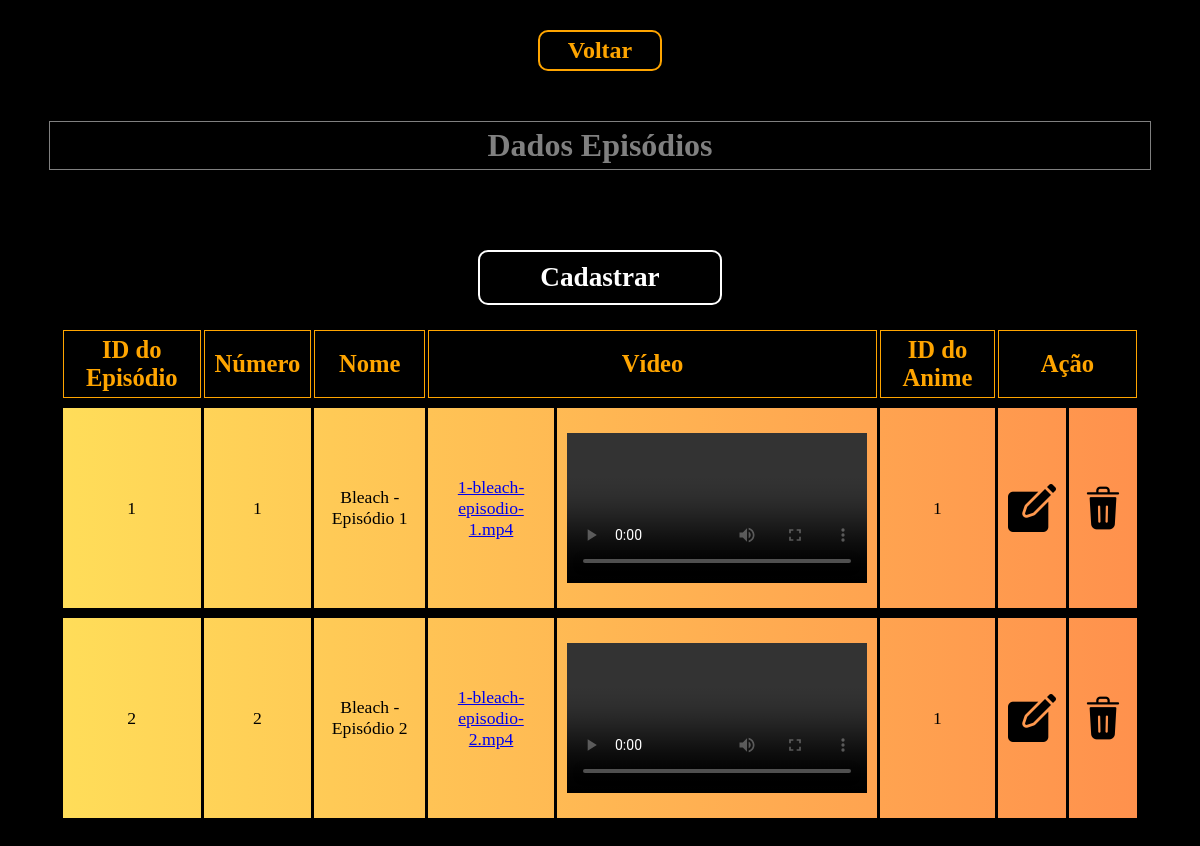
The page /controller/controller_episodios/listar_episodios.php?id_anime=1 (signed in) on the database its author committed.
### tables this page shows
CREATE TABLE `episodio` (
  `id_episodio` int NOT NULL AUTO_INCREMENT,
  `id_numero_episodio` int NOT NULL,
  `nome_episodio` varchar(100) NOT NULL,
  `video_url_episodio` text NOT NULL,
  `id_anime` int NOT NULL,
  PRIMARY KEY (`id_episodio`),
  KEY `fk_id_anime_idx` (`id_anime`)
);

### controller/controller_episodios/listar_episodios.php (the view, shortened to what this page needs)
<?php
    include "../../model/conectar.php";
    $id_anime = $_GET["id_anime"];
    $result_episodio = ("SELECT * FROM episodio WHERE id_anime = $id_anime");
    $resultado_episodio = mysqli_query($sql, $result_episodio);
?>
<!DOCTYPE html>
<html lang="pt-br">
<head>
    <link rel="stylesheet" href="../../estilizacao/listar_dados.css">
</head>
<body>
    <a href="../controller_animes/listar_animes.php" id="btn__voltar">Voltar</a>
    <h1 class="titulo__episodios">Dados Episódios</h1>
    <main class="conteudo__principal">
        <table class="tabela">
            <thead class="tabela__cabecalho">
                <tr>
                    <th>ID do Episódio</th>
                    <th>Número</th>
                    <th>Nome</th>
                    <th colspan="2">Vídeo</th>
                    <th>ID do Anime</th>
                    <th colspan="2">Ação</th>
                </tr>
            </thead>
    <?php
        if (($resultado_episodio) AND ($resultado_episodio->num_rows != 0)){
            while ($row_episodio = mysqli_fetch_assoc($resultado_episodio)){
                echo "<tbody class='tabela__corpo'>
                    <tr>
                        <td>" . $row_episodio['id_episodio'] . "</td>
                        <td>" . $row_episodio['id_numero_episodio'] . "</td>
                        <td>" . $row_episodio['nome_episodio'] . "</td>
                        <td>
                            <a href='./video/' class='link__episodio'>" . $row_episodio['video_url_episodio'] . "</a>
                        </td>
                        <td>
                            <video src='./video/" . $row_episodio['video_url_episodio'] . "' class='imagem__episodio' controls></video>
                        </td>
                        <td>" . $row_episodio['id_anime'] . "</td>
                        <td class='icones'>
                            <a href='../controller_episodios/alterar_episodios.php?id_episodio=" . $row_episodio['id_episodio'] . " '><img src='../../imgs/icone-edicao.png'></a>
                        </td>
                        <td class='icones'>
                            <a href='../controller_episodios/excluir_episodios.php?id_episodio=" . $row_episodio['id_episodio'] . " '><img src='../../imgs/icone-excluir.png'></a>
                        </td>
                    </tr>
                </tbody>";
            }
        }
        else{
            echo "<td colspan='7' class='msg__erro'>Nenhum episódio encontrado...</td>";
        }
        echo "
            <a href='../controller_episodios/cadastrar_episodios.php?id_anime=$id_anime' id='btn__cadastrar'>Cadastrar</a>
        ";
    ?>
</body>
</html>

### estilizacao/listar_dados.css (style rules this page uses)
* { margin: 0; padding: 0; }
body { background-color: black; }
#btn__voltar { font-size: 1.0em; font-weight: bold; text-decoration: none; border: 2px solid; padding: 5px 10px; border-radius: 10px; color: orange; display: block; margin: 15px auto; width: 100px; text-align: center; }
.titulo__usuarios, .titulo__animes, .titulo__episodios { text-align: center; font-size: 1.4em; padding: 5px 10px; width: 90%; margin: auto; margin-top: 30px; margin-bottom: 30px; }
.titulo__episodios { color: gray; border: 1px solid gray; }
#btn__cadastrar { font-size: 1.2em; font-weight: bold; text-decoration: none; border: 2px solid; padding: 10px 20px; border-radius: 10px; color: white; display: block; margin: 15px auto; width: 200px; text-align: center; cursor: pointer; }
.conteudo__principal { display: flex; flex-direction: column; justify-content: center; overflow: auto; width: 95%; margin: auto; }
.tabela { border-collapse: separate; font-size: 0.9em; border-spacing: 1px 5px; text-align: center; margin-bottom: 100px; }
.tabela__cabecalho { color: orange; font-size: 1.2em; }
.tabela__cabecalho th { border: 1px solid orange; }
.tabela__corpo td, .tabela__cabecalho th { padding: 5px 10px; }
.tabela__corpo td { height: 100px; }
.tabela__corpo td a { width: 100%; height: 100%; display: flex; }
.tabela__corpo tr { background-image: -webkit-linear-gradient(left, #ffdd59, #ff914d); }
.imagem__episodio { width: 200px; display: flex; margin: auto; }
.link__episodio { display: flex; justify-content: center; align-items: center; }
.icones { width: 2rem; }
.icones img { width: 2rem; margin: auto; }
@media (min-width: 725px) { .tabela { font-size: 1.0em; border-spacing: 2px 7px; } }
@media (min-width: 725px) { .tabela__cabecalho { font-size: 1.3em; } }
@media (min-width: 1200px) { #btn__voltar { font-size: 1.5em; margin-top: 30px; } }
@media (min-width: 1200px) { .titulo__usuarios, .titulo__animes, .titulo__episodios { font-size: 2.0em; margin-top: 50px; margin-bottom: 50px; } }
@media (min-width: 1200px) { #btn__cadastrar { font-size: 1.7em; margin-top: 30px; } }
@media (min-width: 1200px) { .conteudo__principal { width: 90%; } }
@media (min-width: 1200px) { .tabela { font-size: 1.1em; border-spacing: 3px 10px; } }
@media (min-width: 1200px) { .tabela__cabecalho { font-size: 1.4em; } }
@media (min-width: 1200px) { .tabela__corpo td { height: 200px; } }
@media (min-width: 1200px) { .imagem__episodio { width: 300px; } }
@media (min-width: 1200px) { .icones { width: 3rem; } }
@media (min-width: 1200px) { .icones img { width: 3rem; margin: auto; } }

### rows shown on the page
episodio: id_episodio "1", id_numero_episodio "1", nome_episodio "Bleach - Episódio 1", video_url_episodio "1-bleach-episodio-1.mp4", id_anime "1"
episodio: id_episodio "2", id_numero_episodio "2", nome_episodio "Bleach - Episódio 2", video_url_episodio "1-bleach-episodio-2.mp4", id_anime "1"
